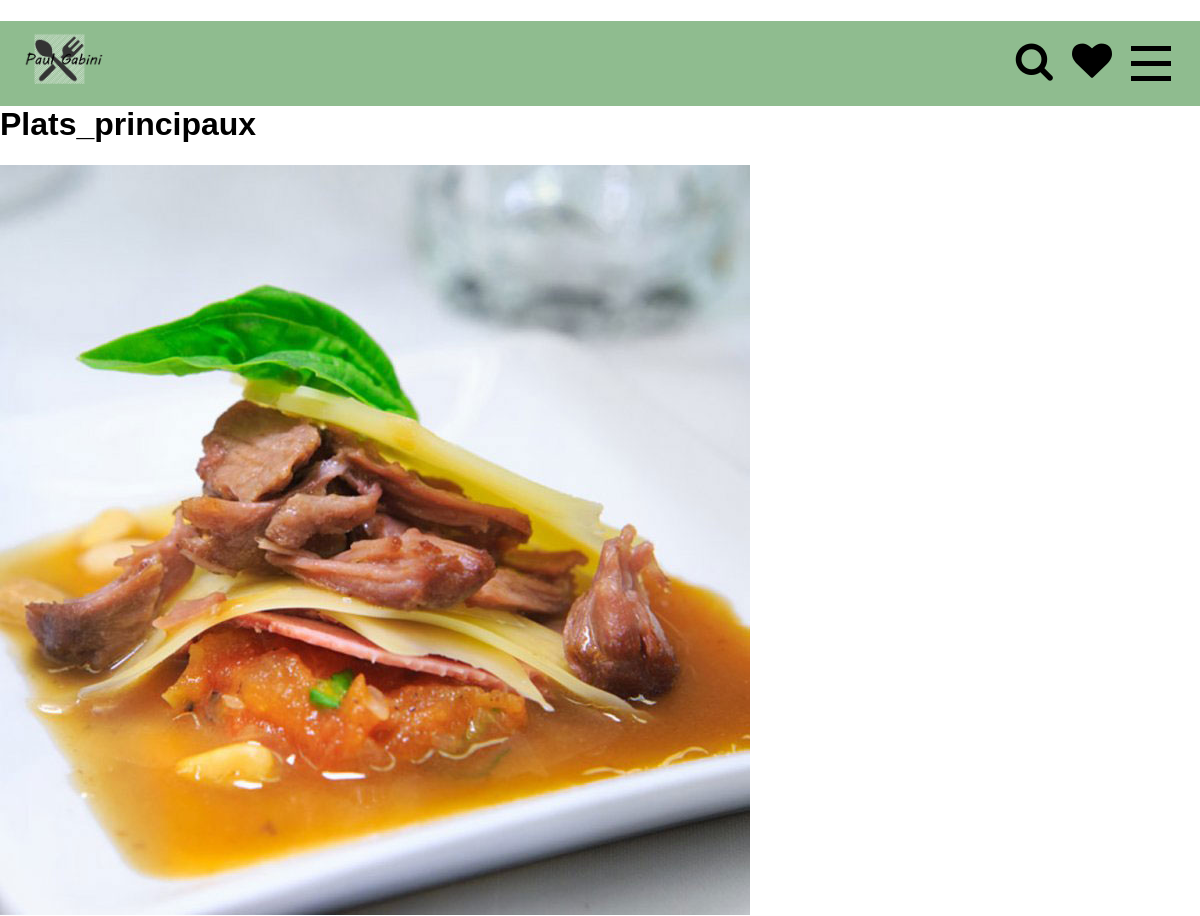
The app's page /recettes.php?cat_id=2 (upper part), older data.
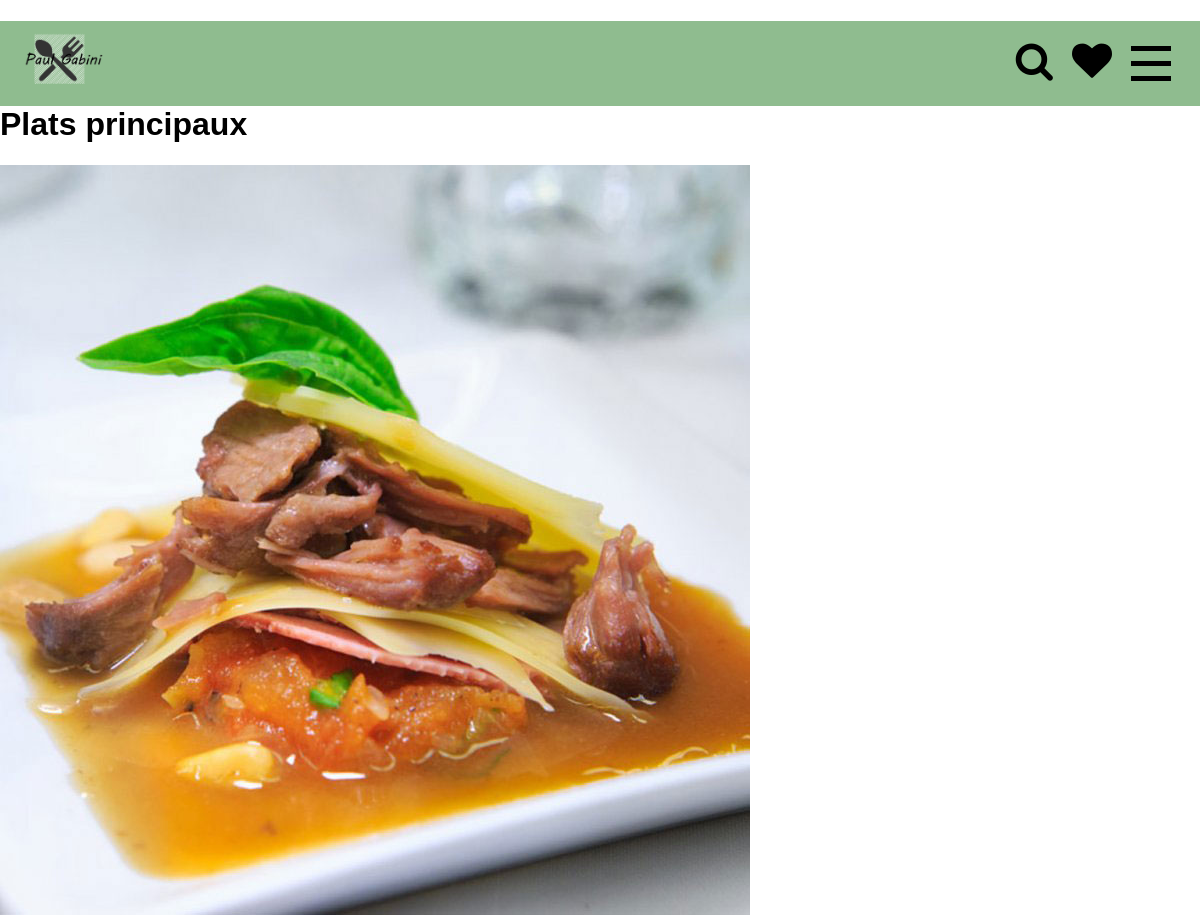
The same page, newer data.
### tables this page shows
CREATE TABLE `categorie` (
  `id` int(11) NOT NULL,
  `nom` varchar(255) NOT NULL
);

CREATE TABLE `recettes` (
  `id` int(11) NOT NULL,
  `nom` varchar(255) NOT NULL,
  `fichier_img` varchar(128) NOT NULL,
  `portion` tinyint(4) NOT NULL,
  `temps_preparation` smallint(6) NOT NULL,
  `cuisson` smallint(6) NOT NULL,
  `ingredients` varchar(1000) NOT NULL,
  `preparation` varchar(1030) NOT NULL,
  `categorie_id` int(11) NOT NULL
);

### DB/connection.php (called while the page is built, shortened)
<?php
$mysqli = new mysqli(CONN_HOST, CONN_USER, CONN_PWD,DBNAME);
mysqli_set_charset($mysqli,"utf8");
function get_recettes_avec_cats($cat = null, $id_recettes = null) {
    global $mysqli;
    $query_str =    "SELECT rct.*, cat.id `cat_id`,cat.nom `cat_nom` ".
        "FROM `recettes` as rct, `categorie` as cat ".
        "WHERE ".
        "rct.categorie_id = cat.id ".
        ((!is_null($cat))? "AND rct.categorie_id = ".$cat." " : "").
        ((!is_null($id_recettes))? "AND rct.id = ".$id_recettes : "");
    $res = $mysqli->query($query_str);
    $result = array();
    if ($res && ($res->num_rows > 0)) {
        while ($recettes_data  = $res->fetch_assoc()) {
            $full_image_path = get_full_image_path($recettes_data);
            $recettes_data["full_image_path"] = $full_image_path;
            $result[$recettes_data['id']] = $recettes_data;
        }
    }
    return $result;
}
function get_full_image_path($recettes_data_param){
    $full_image_path= 'images/'.$recettes_data_param["cat_nom"]."/".$recettes_data_param["fichier_img"];
    return $full_image_path;
}

### recettes.php (the view)
<?php
require_once('views/page_top.php');
$cat_id = (isset($_GET['cat_id'])? $_GET['cat_id']: null);
$recettes = get_recettes_avec_cats($cat_id);
$recettes_temp = reset($recettes);
?>
<main>
    <h1><?= (isset($_GET['cat_id'])? ucfirst($recettes_temp['cat_nom']): null) ?></h1>
    <?php
    foreach ($recettes as $id => $r){
        $img = '<img src="'.$r["full_image_path"].'" alt= "image d\'entrées"/>';
        echo    '<div>'.
            $img.
            '<h2>' .ucfirst($r["nom"]) . '</h2>' .
            '<p>' . "Temps de préparation ". $r["temps_preparation"] ." minutes ". "temps de cuisson ". $r["cuisson"]. " minutes". " portions ". $r["portion"] . " portions" .'</p>' .
            "<a href='?op=ajouter&itemid=".$id.
            ((!is_null($cat_id))?"&cat_id=".$cat_id : "").
            "' class='ajouter_panier'>Ajouter</a>".
            '<a class="detail_chaussure" href="details.php?produit_id=' .
            $r['id'].((!is_null($cat_id))?"&cat_id=".$cat_id : ""). '">Détails</a>'.
            '</div>';
    }
    ?>
</main>
<?php require_once('views/page_bottom.php') ?>

### views/page_top.php (shortened to what this page needs)
<?php
require_once('DB/connection.php');
?>
<!DOCTYPE html>
<html lang="fr">
<head>
    <link rel="stylesheet" href="style/normalize.css"/>
    <link rel="stylesheet" href="style/main.css"/>
    <link rel="stylesheet" href="style/font-awesome-4.7.0/css/font-awesome.min.css"/>
</head>
<body>
<div id="wrapper">
<?php require_once ('views/header.php');

### views/header.php (shortened to what this page needs)
<header>
    <div id="contenu_header" >
        <div id="logo_paul_gabini">
            <a href="index.php"><img src="images/logo-paul.gif" alt="logo-de-paul-gabini"></a>
        </div>
        <div id="menu-secondaire">
        <?php require_once('views/menu_principal.php') ?>
            <div class="icon"><span class="fa fa-heart" aria-hidden="true"></span><a href="favoris.php"></a></div>
            <div class="icon"><span class="fa fa-search" aria-hidden="true"></span>
        </div>
    </div>
    </div>
</header>
<main id="main_<?= $name_main; ?>">

### views/menu_principal.php (shortened to what this page needs)
<div class="nav-mobile">
    <div class="menu-btn" id="menu-btn">
        <span></span>
        <span></span>
        <span></span>
    </div>
</div>

### views/page_bottom.php (shortened to what this page needs)
    </main>
</div>
</body>
</html>

### style/main.css (style rules this page uses)
article, aside, details, figcaption, figure, footer, header, main, nav, section { display: block; }
* { box-sizing: border-box; }
body { width: 100%; margin: 0 auto; }
a { text-decoration: none; }
header { display: inline; float: left; width: 100%; }
#contenu_header { width: 100%; display: inline; float: left; background-color: darkseagreen; }
div#logo_paul_gabini { height: 80px; display: inline; float: left; width: 20%; padding-left: 2%; }
#logo_paul_gabini img { width: 80px; height: 100%; display: inline; float: left; }
div#logo_paul_gabini a { width: 80px; height: 100%; display: block; float: left; }
#menu-secondaire { width: 80%; display: inline; float: right; }
.icon { display: inline; float: right; padding-right: 2%; font-size: 2.5em; line-height: 80px; }
header .menu-btn { font-size: 90%; text-transform: uppercase; font-weight: bold; height: 100%; display: block; padding: 15px 3% 15px 0; float: right; }
header .menu-btn span { display: block; width: 40px; height: 5px; margin:10px 0; background: black; z-index: 99; }

Row changes from the older to the newer data that the page shows:
changed categorie: nom "Plats_principaux" → "Plats principaux"
